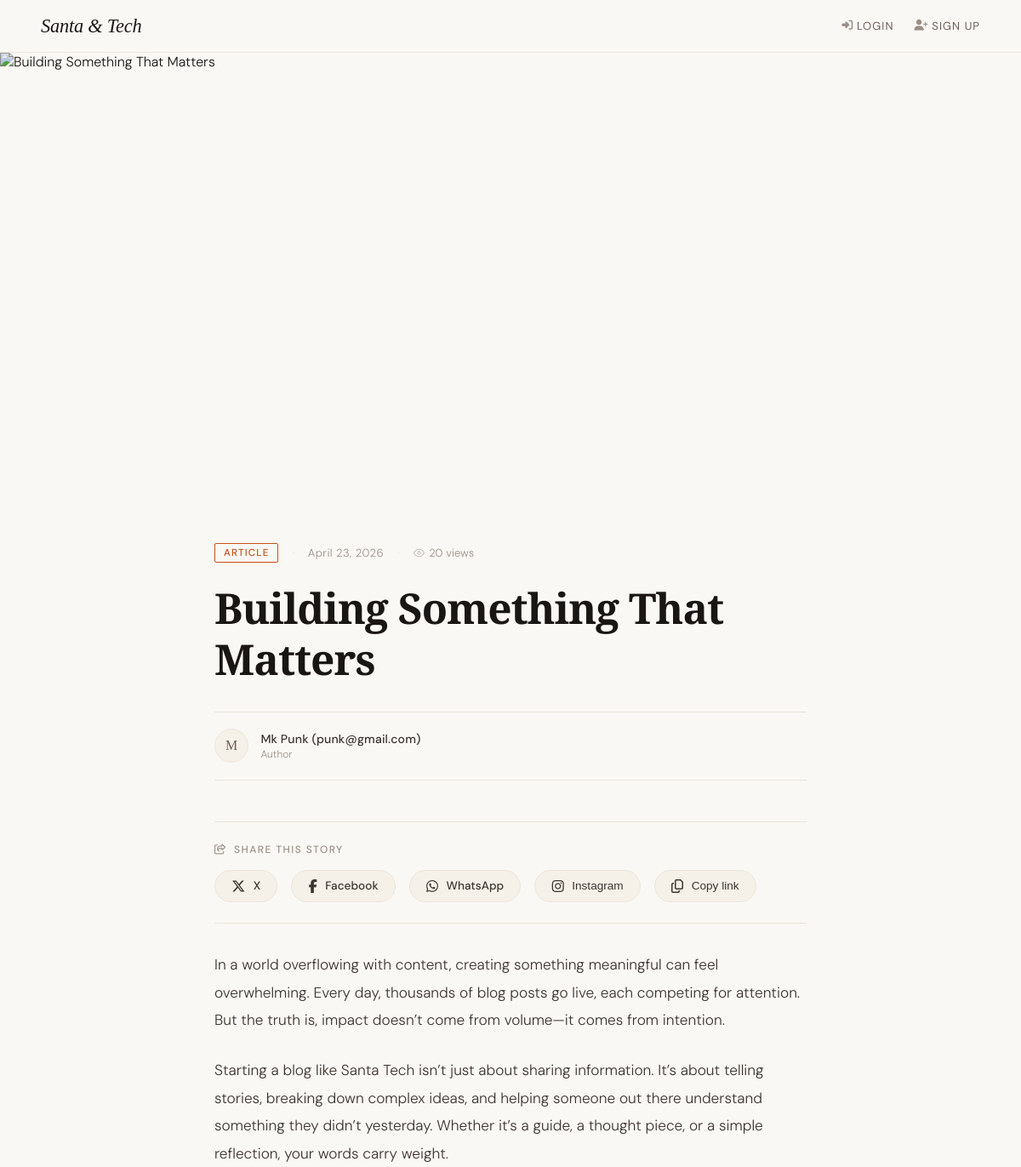
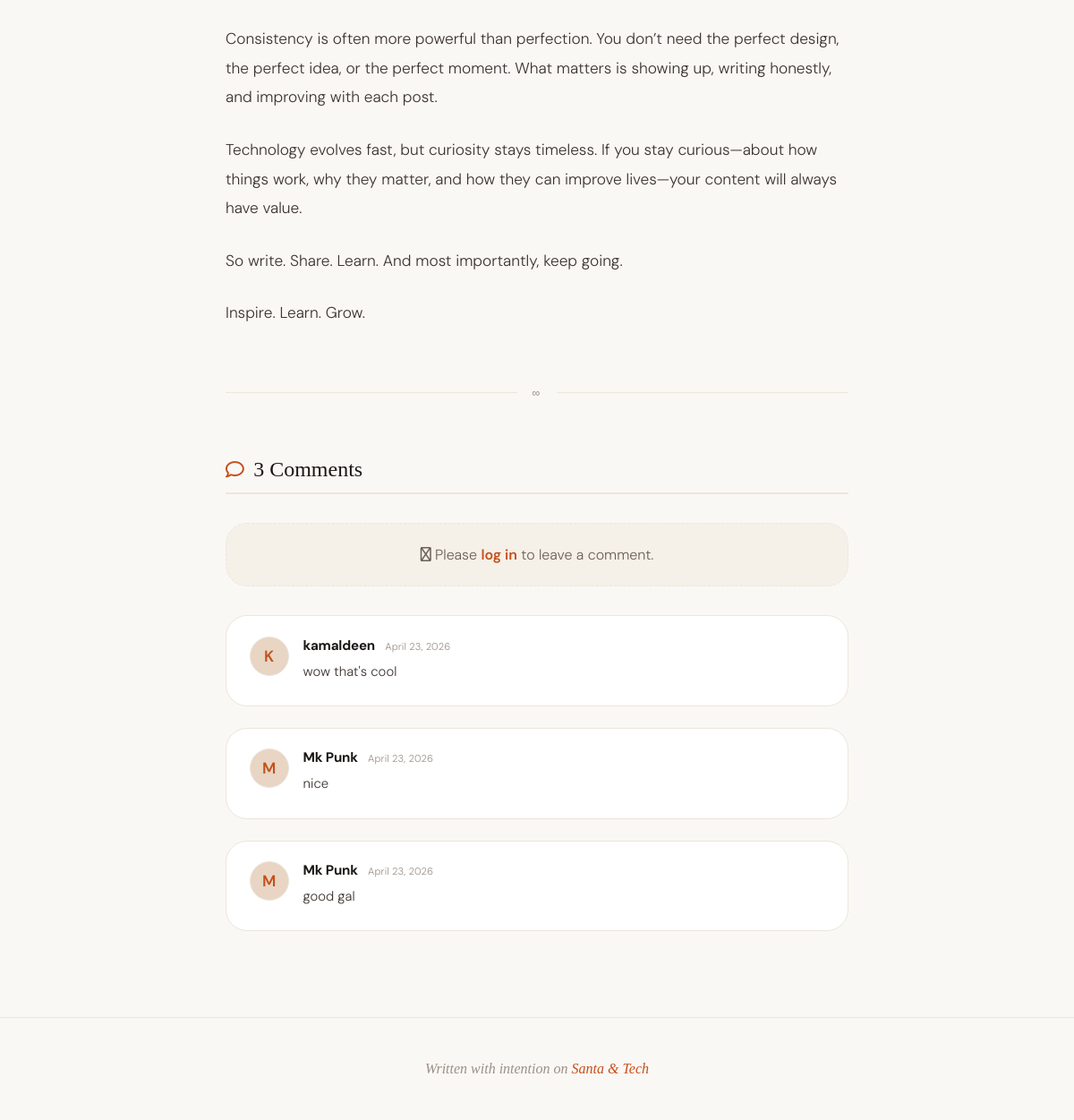
The page /post/building-something-that-matters-4b814d/ on the database its author committed (2 pictures, top to bottom).
### blogs/models.py (models this page shows, shortened)
class Post(models.Model):
    title = models.CharField(max_length=200)
    content = models.TextField()
    image = CloudinaryField('image', blank=True, null=True)
    created_at = models.DateTimeField(auto_now_add=True)
    author = models.ForeignKey(User, on_delete=models.CASCADE)
    views = models.PositiveIntegerField(default=0)
    slug = models.SlugField(max_length=200, unique=True)

class User(AbstractBaseUser, PermissionsMixin):
    class UserType(models.TextChoices):
        READER = 'reader', 'Reader'
        AUTHOR = 'author', 'Author'
        ADMIN = 'admin', 'Admin'
    id = models.AutoField(primary_key=True)
    username = models.CharField(max_length=150, unique=True)
    email = models.EmailField(unique=True)
    userType = models.CharField(
        max_length=10,
        choices=UserType.choices,
        default=UserType.READER
    )
    is_staff = models.BooleanField(default=False)
    is_active = models.BooleanField(default=True)
    date_joined = models.DateTimeField(auto_now_add=True)
    updated_at = models.DateTimeField(auto_now=True)
    profile_picture = CloudinaryField('profile_picture', blank=True, null=True)
    objects = CustomUserManager()
    USERNAME_FIELD = 'email'
    REQUIRED_FIELDS = ['username']
    def __str__(self):
        return f"{self.username} ({self.email})"

class Comment(models.Model):
    post = models.ForeignKey(Post, on_delete=models.CASCADE, related_name='comments')
    author = models.ForeignKey(User, on_delete=models.CASCADE)
    content = models.TextField()
    created_at = models.DateTimeField(auto_now_add=True)
    parent = models.ForeignKey(
        'self',
        null=True,
        blank=True,
        on_delete=models.CASCADE,
        related_name='replies'
    )

### blogs/views.py (the view, shortened to what this page needs)
# urls.py: path("post/<slug:slug>/", views.post, name="post"),
def post(request, slug):
    post = get_object_or_404(Post, slug=slug)
    comments = post.comments.filter(parent__isnull=True).order_by("-created_at")
    return render(request, "SinglePost.html", {
        "post": post,
        "comments": comments
    })

### blogs/templates/SinglePost.html (shortened to what this page needs)
<!DOCTYPE html>
<html lang="en">
<head>
    <link rel="stylesheet" href="https://cdnjs.cloudflare.com/ajax/libs/font-awesome/6.5.1/css/all.min.css">
</head>
<body>
    <nav>
        <a href="/" class="nav-brand">Santa &amp; Tech</a>
        <ul class="nav-links">
            {% if user.is_authenticated %}
                <li><i class="fas fa-chart-bar"></i> <a href="{% url 'dashboard' %}">Dashboard</a></li>
                <li><i class="fas fa-sign-out-alt"></i> <a href="{% url 'logout' %}">Logout</a></li>
            {% else %}
                <li><i class="fas fa-sign-in-alt"></i> <a href="{% url 'login' %}">Login</a></li>
                <li><i class="fas fa-user-plus"></i> <a href="{% url 'signup' %}">Sign Up</a></li>
            {% endif %}
        </ul>
    </nav>
    <div class="post-hero">
        <img src="{{ post.image.url }}" alt="{{ post.title }}">
    </div>
    <div class="post-wrapper">
        <div class="post-meta">
            <span class="meta-tag">Article</span>
            <span class="meta-sep">·</span>
            <span class="meta-date">{{ post.created_at|date:"F j, Y" }}</span>
            <span class="meta-sep">·</span>
            <span class="meta-views">
                <svg width="13" height="13" viewBox="0 0 24 24" fill="none" stroke="currentColor" stroke-width="2"><path d="M1 12s4-8 11-8 11 8 11 8-4 8-11 8-11-8-11-8z"/><circle cx="12" cy="12" r="3"/></svg>
                {{ post.views }} views
            </span>
        </div>
        <h1 class="post-title">{{ post.title }}</h1>
        <div class="author-bar">
            <div class="author-avatar">{{ post.author.username|slice:":1"|upper }}</div>
            <div>
                <div class="author-name">{{ post.author }}</div>
                <div class="author-label">Author</div>
            </div>
        </div>
        <div class="share-section">
            <div class="share-label">
                <i class="fa-regular fa-share-from-square"></i>
                Share this story
            </div>
            <div class="share-buttons">
                <a href="#" class="share-btn x" id="shareX" target="_blank" rel="noopener noreferrer">
                    <i class="fa-brands fa-x-twitter"></i> <span>X</span>
                </a>
                <a href="#" class="share-btn facebook" id="shareFacebook" target="_blank" rel="noopener noreferrer">
                    <i class="fa-brands fa-facebook-f"></i> <span>Facebook</span>
                </a>
                <a href="#" class="share-btn whatsapp" id="shareWhatsApp" target="_blank" rel="noopener noreferrer">
                    <i class="fa-brands fa-whatsapp"></i> <span>WhatsApp</span>
                </a>
                <button class="share-btn instagram" id="shareInstagram">
                    <i class="fa-brands fa-instagram"></i> <span>Instagram</span>
                </button>
                <button class="share-btn copy-link" id="copyLinkBtn">
                    <i class="fa-regular fa-copy"></i> <span>Copy link</span>
                </button>
            </div>
        </div>
        <div class="post-content">
            {{ post.content|safe|linebreaks }}
        </div>
        <div class="content-divider">∞</div>
       <div class="comments-wrapper">
    <div class="comments-header">
        <span class="comments-title">
            <i class="fa-regular fa-comment"></i>
            {{ comments|length }} Comment{{ post.comments.count|pluralize }}
        </span>
    </div>
    {% if user.is_authenticated %}
    <form method="POST" class="comment-form">
        {% csrf_token %}
        <input type="hidden" name="parent_id" value="">
        <div class="comment-form-top">
            <div class="comment-avatar">{{ user.username|slice:":1"|upper }}</div>
            <textarea name="content" class="comment-input" placeholder="Share your thoughts..." rows="3" required></textarea>
        </div>
        <div class="comment-form-actions">
            <button type="submit" class="comment-submit">Post Comment</button>
        </div>
    </form>
    {% else %}
    <div class="comment-login-prompt">
        <i class="fa-regular fa-lock"></i>
        <span>Please <a href="{% url 'login' %}">log in</a> to leave a comment.</span>
    </div>
    {% endif %}
    <div class="comments-list">
        {% for comment in comments %}
        <div class="comment-item" id="comment-{{ comment.id }}">
            <div class="comment-avatar">{{ comment.author.username|slice:":1"|upper }}</div>
            <div class="comment-body-wrap">
                <div class="comment-body">
                    <div class="comment-meta">
                        <span class="comment-author">{{ comment.author.username }}</span>
                        <span class="comment-date">{{ comment.created_at|date:"F j, Y" }}</span>
                    </div>
                    <p class="comment-text">{{ comment.content }}</p>
                </div>
            </div>
        </div>
        {% empty %}
        <div class="comment-empty">
            No comments yet. Be the first to share your thoughts!
        </div>
        {% endfor %}
    </div>
</div>
    </div>
    <footer>
        Written with intention on <span>Santa &amp; Tech</span>
    </footer>
</body>
</html>

### rows shown on the page
Post: created_at "April 23, 2026", views "20", title "Building Something That Matters", author.username "M", author "Mk Punk (punk@gmail.com)", content "In a world overflowing with content, creating something meaningful can feel overwhelming. Every day, thousands of blog posts go live, each competing for attention. But the truth is, impact doesn’t come from volume—it comes from intention. Starting a blog like Santa Tech isn’t just about sharing information. It’s about telling stories, breaking down complex ideas, and helping someone out there understand something they didn’t yesterday. Whether it’s a guide, a thought piece, or a simple reflection, your words carry weight. Consistency is often more powerful than perfection. You don’t need the perfect design, the perfect idea, or the perfect moment. What matters is showing up, writing…"
Comment: author.username "K", author.username "kamaldeen", created_at "April 23, 2026", content "wow that's cool"
Comment: author.username "M", author.username "Mk Punk", created_at "April 23, 2026", content "nice"
Comment: author.username "M", author.username "Mk Punk", created_at "April 23, 2026", content "good gal"

### other values the page prints
{{ comments|length }} "3"
